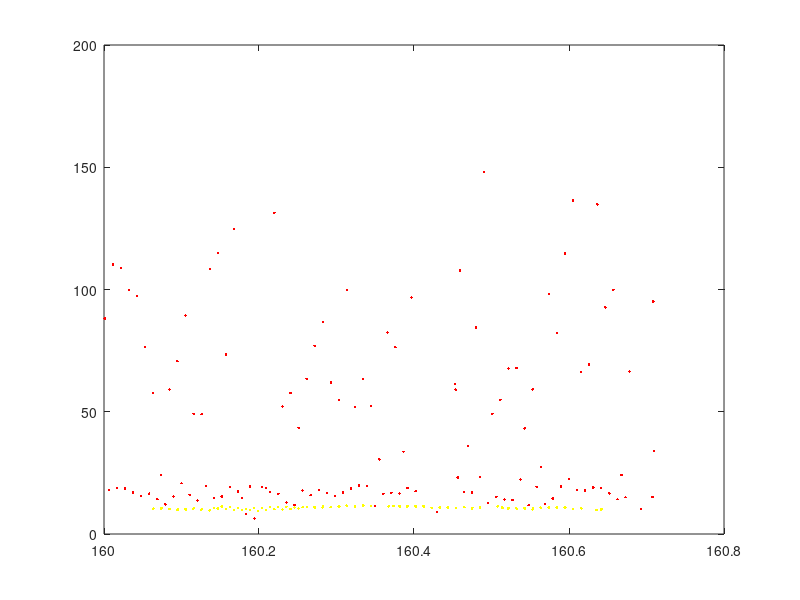

MATLAB code for this plot:
clear all
close all


load cg05j333.txt
t=cg05j333(:,2);
y=cg05j333(:,11);
x=cg05j333(:,12);


n=length(x);  %number data
for i=1:n-1

t_avg(i)=(t(i+1)+t(i))./2;    %average times
disp(i)=sqrt((x(i+1)-x(i)).^2+(y(i+1)-y(i)).^2);  %displacements (new vector)
end

delta_t=diff(t);   %time intervals between measurements

v=disp./delta_t';  %velocity

plot(t_avg,v,'.r')
hold on

%take different samplings by k

k=24;
for i=1:n-k
changet(i)=t(i+k)-t(i);
t_avgspecial(i)=(t(i+k)+t(i))./2;    %average times
dispspecial(i)=sqrt((x(i+k)-x(i)).^2+(y(i+k)-y(i)).^2);  %displacements (new vector)
end

delta_t=diff(t);   %time intervals between measurements

specialv=dispspecial./changet;  %velocity

plot(t_avgspecial,specialv,'.y')